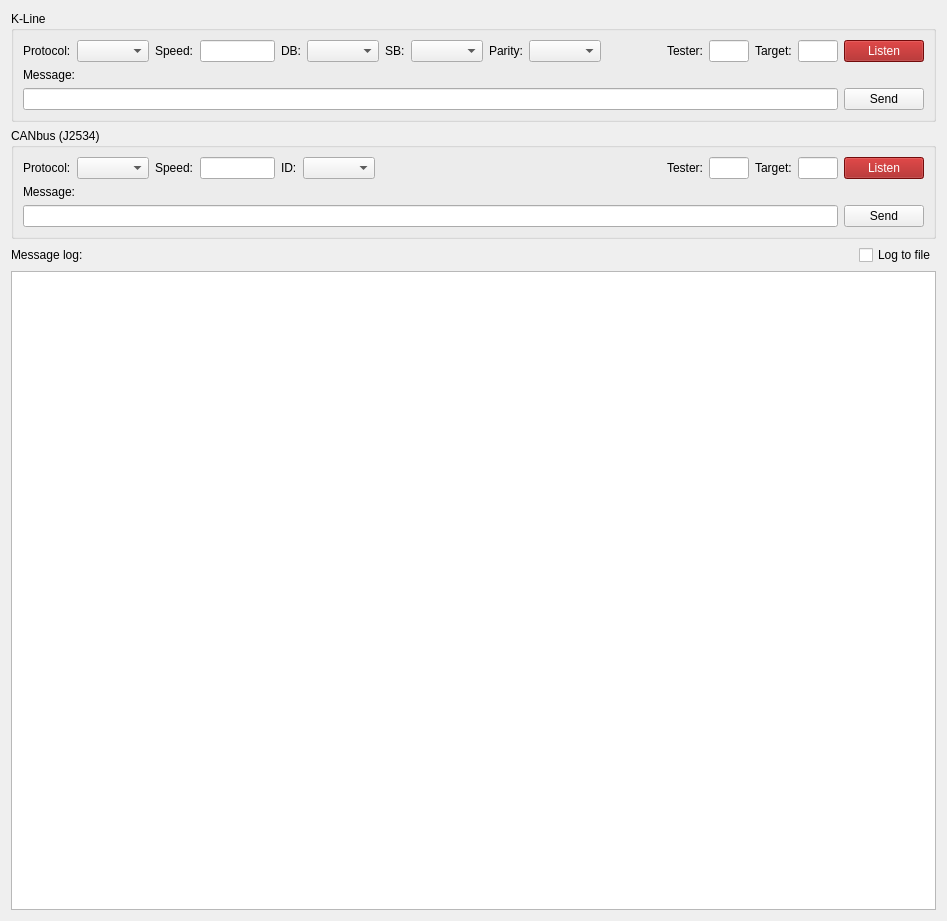
<?xml version="1.0" encoding="UTF-8"?>
<ui version="4.0">
 <class>DataTerminal</class>
 <widget class="QWidget" name="DataTerminal">
  <property name="windowModality">
   <enum>Qt::ApplicationModal</enum>
  </property>
  <property name="geometry">
   <rect>
    <x>0</x>
    <y>0</y>
    <width>947</width>
    <height>921</height>
   </rect>
  </property>
  <property name="windowTitle">
   <string>Form</string>
  </property>
  <layout class="QGridLayout" name="gridLayout">
   <item row="0" column="0">
    <layout class="QVBoxLayout" name="verticalLayout">
     <item>
      <layout class="QVBoxLayout" name="verticalLayout_2"/>
     </item>
     <item>
      <layout class="QHBoxLayout" name="horizontalLayout_2">
       <item>
        <widget class="QGroupBox" name="groupBox">
         <property name="title">
          <string>K-Line</string>
         </property>
         <layout class="QHBoxLayout" name="horizontalLayout_4">
          <item>
           <layout class="QVBoxLayout" name="verticalLayout_4">
            <item>
             <layout class="QHBoxLayout" name="horizontalLayout_11">
              <item>
               <widget class="QLabel" name="label">
                <property name="text">
                 <string>Protocol:</string>
                </property>
               </widget>
              </item>
              <item>
               <widget class="QComboBox" name="klineProtocol">
                <property name="toolTip">
                 <string>K-Line protocol</string>
                </property>
               </widget>
              </item>
              <item>
               <widget class="QLabel" name="label_2">
                <property name="text">
                 <string>Speed:</string>
                </property>
               </widget>
              </item>
              <item>
               <widget class="QLineEdit" name="klineBaudRate">
                <property name="sizePolicy">
                 <sizepolicy hsizetype="Fixed" vsizetype="Fixed">
                  <horstretch>0</horstretch>
                  <verstretch>0</verstretch>
                 </sizepolicy>
                </property>
                <property name="minimumSize">
                 <size>
                  <width>75</width>
                  <height>0</height>
                 </size>
                </property>
                <property name="maximumSize">
                 <size>
                  <width>75</width>
                  <height>16777215</height>
                 </size>
                </property>
                <property name="toolTip">
                 <string>K-Line baudrate</string>
                </property>
               </widget>
              </item>
              <item>
               <widget class="QLabel" name="label_3">
                <property name="text">
                 <string>DB:</string>
                </property>
               </widget>
              </item>
              <item>
               <widget class="QComboBox" name="klineDataBits">
                <property name="toolTip">
                 <string>Data bits</string>
                </property>
               </widget>
              </item>
              <item>
               <widget class="QLabel" name="label_4">
                <property name="text">
                 <string>SB:</string>
                </property>
               </widget>
              </item>
              <item>
               <widget class="QComboBox" name="klineStopBits">
                <property name="toolTip">
                 <string>Stop bits</string>
                </property>
               </widget>
              </item>
              <item>
               <widget class="QLabel" name="label_5">
                <property name="text">
                 <string>Parity:</string>
                </property>
               </widget>
              </item>
              <item>
               <widget class="QComboBox" name="klineParity">
                <property name="toolTip">
                 <string>Parity</string>
                </property>
               </widget>
              </item>
              <item>
               <spacer name="horizontalSpacer">
                <property name="orientation">
                 <enum>Qt::Horizontal</enum>
                </property>
                <property name="sizeHint" stdset="0">
                 <size>
                  <width>40</width>
                  <height>20</height>
                 </size>
                </property>
               </spacer>
              </item>
              <item>
               <widget class="QLabel" name="label_6">
                <property name="text">
                 <string>Tester:</string>
                </property>
               </widget>
              </item>
              <item>
               <widget class="QLineEdit" name="klineTesterId">
                <property name="sizePolicy">
                 <sizepolicy hsizetype="Fixed" vsizetype="Fixed">
                  <horstretch>0</horstretch>
                  <verstretch>0</verstretch>
                 </sizepolicy>
                </property>
                <property name="minimumSize">
                 <size>
                  <width>40</width>
                  <height>0</height>
                 </size>
                </property>
                <property name="maximumSize">
                 <size>
                  <width>40</width>
                  <height>16777215</height>
                 </size>
                </property>
                <property name="toolTip">
                 <string>K-Line tester ID</string>
                </property>
               </widget>
              </item>
              <item>
               <widget class="QLabel" name="label_7">
                <property name="text">
                 <string>Target:</string>
                </property>
               </widget>
              </item>
              <item>
               <widget class="QLineEdit" name="klineTargetId">
                <property name="sizePolicy">
                 <sizepolicy hsizetype="Fixed" vsizetype="Fixed">
                  <horstretch>0</horstretch>
                  <verstretch>0</verstretch>
                 </sizepolicy>
                </property>
                <property name="minimumSize">
                 <size>
                  <width>40</width>
                  <height>0</height>
                 </size>
                </property>
                <property name="maximumSize">
                 <size>
                  <width>40</width>
                  <height>16777215</height>
                 </size>
                </property>
                <property name="toolTip">
                 <string>K-Line target ID</string>
                </property>
               </widget>
              </item>
              <item>
               <widget class="QPushButton" name="klineListen">
                <property name="styleSheet">
                 <string notr="true">QPushButton{background-color:rgb(160, 16, 16); color:rgb(255,255,255);}
QPushButton:checked{background-color:rgb(16, 160, 16);}</string>
                </property>
                <property name="text">
                 <string>Listen</string>
                </property>
                <property name="checkable">
                 <bool>true</bool>
                </property>
               </widget>
              </item>
             </layout>
            </item>
            <item>
             <widget class="QLabel" name="label_15">
              <property name="text">
               <string>Message:</string>
              </property>
             </widget>
            </item>
            <item>
             <layout class="QHBoxLayout" name="horizontalLayout_12">
              <item>
               <widget class="QLineEdit" name="klineMsgToSend"/>
              </item>
              <item>
               <widget class="QPushButton" name="sendKlineMessage">
                <property name="text">
                 <string>Send</string>
                </property>
               </widget>
              </item>
             </layout>
            </item>
           </layout>
          </item>
         </layout>
        </widget>
       </item>
      </layout>
     </item>
     <item>
      <layout class="QHBoxLayout" name="horizontalLayout">
       <item>
        <widget class="QGroupBox" name="groupBox_2">
         <property name="title">
          <string>CANbus (J2534)</string>
         </property>
         <layout class="QHBoxLayout" name="horizontalLayout_3">
          <item>
           <layout class="QVBoxLayout" name="verticalLayout_3">
            <item>
             <layout class="QHBoxLayout" name="horizontalLayout_8">
              <item>
               <widget class="QLabel" name="label_8">
                <property name="text">
                 <string>Protocol:</string>
                </property>
               </widget>
              </item>
              <item>
               <widget class="QComboBox" name="canProtocol">
                <property name="toolTip">
                 <string>CANbus protocol</string>
                </property>
               </widget>
              </item>
              <item>
               <widget class="QLabel" name="label_9">
                <property name="text">
                 <string>Speed:</string>
                </property>
               </widget>
              </item>
              <item>
               <widget class="QLineEdit" name="canBaudRate">
                <property name="sizePolicy">
                 <sizepolicy hsizetype="Fixed" vsizetype="Fixed">
                  <horstretch>0</horstretch>
                  <verstretch>0</verstretch>
                 </sizepolicy>
                </property>
                <property name="minimumSize">
                 <size>
                  <width>75</width>
                  <height>0</height>
                 </size>
                </property>
                <property name="maximumSize">
                 <size>
                  <width>75</width>
                  <height>16777215</height>
                 </size>
                </property>
                <property name="toolTip">
                 <string>CANbus baudrate</string>
                </property>
               </widget>
              </item>
              <item>
               <widget class="QLabel" name="label_10">
                <property name="text">
                 <string>ID:</string>
                </property>
               </widget>
              </item>
              <item>
               <widget class="QComboBox" name="canIdLength">
                <property name="toolTip">
                 <string>CANbus frame ID length</string>
                </property>
               </widget>
              </item>
              <item>
               <spacer name="horizontalSpacer_2">
                <property name="orientation">
                 <enum>Qt::Horizontal</enum>
                </property>
                <property name="sizeHint" stdset="0">
                 <size>
                  <width>40</width>
                  <height>20</height>
                 </size>
                </property>
               </spacer>
              </item>
              <item>
               <widget class="QLabel" name="label_11">
                <property name="text">
                 <string>Tester:</string>
                </property>
               </widget>
              </item>
              <item>
               <widget class="QLineEdit" name="canTesterId">
                <property name="sizePolicy">
                 <sizepolicy hsizetype="Fixed" vsizetype="Fixed">
                  <horstretch>0</horstretch>
                  <verstretch>0</verstretch>
                 </sizepolicy>
                </property>
                <property name="minimumSize">
                 <size>
                  <width>40</width>
                  <height>0</height>
                 </size>
                </property>
                <property name="maximumSize">
                 <size>
                  <width>40</width>
                  <height>16777215</height>
                 </size>
                </property>
                <property name="toolTip">
                 <string>CANbus tester ID</string>
                </property>
               </widget>
              </item>
              <item>
               <widget class="QLabel" name="label_12">
                <property name="text">
                 <string>Target:</string>
                </property>
               </widget>
              </item>
              <item>
               <widget class="QLineEdit" name="canTargetId">
                <property name="sizePolicy">
                 <sizepolicy hsizetype="Fixed" vsizetype="Fixed">
                  <horstretch>0</horstretch>
                  <verstretch>0</verstretch>
                 </sizepolicy>
                </property>
                <property name="minimumSize">
                 <size>
                  <width>40</width>
                  <height>0</height>
                 </size>
                </property>
                <property name="maximumSize">
                 <size>
                  <width>40</width>
                  <height>16777215</height>
                 </size>
                </property>
                <property name="toolTip">
                 <string>CANbus target ID</string>
                </property>
               </widget>
              </item>
              <item>
               <widget class="QPushButton" name="canListen">
                <property name="styleSheet">
                 <string notr="true">QPushButton{background-color:rgb(160, 16, 16); color:rgb(255,255,255);}
QPushButton:checked{background-color:rgb(16, 160, 16);}</string>
                </property>
                <property name="text">
                 <string>Listen</string>
                </property>
                <property name="checkable">
                 <bool>true</bool>
                </property>
               </widget>
              </item>
             </layout>
            </item>
            <item>
             <widget class="QLabel" name="label_14">
              <property name="text">
               <string>Message:</string>
              </property>
             </widget>
            </item>
            <item>
             <layout class="QHBoxLayout" name="horizontalLayout_9">
              <item>
               <widget class="QLineEdit" name="canMsgToSend"/>
              </item>
              <item>
               <widget class="QPushButton" name="sendCanMessage">
                <property name="text">
                 <string>Send</string>
                </property>
               </widget>
              </item>
             </layout>
            </item>
           </layout>
          </item>
         </layout>
        </widget>
       </item>
      </layout>
     </item>
     <item>
      <layout class="QHBoxLayout" name="horizontalLayout_5"/>
     </item>
     <item>
      <layout class="QHBoxLayout" name="horizontalLayout_6">
       <item>
        <widget class="QLabel" name="label_13">
         <property name="text">
          <string>Message log:</string>
         </property>
        </widget>
       </item>
       <item>
        <widget class="QCheckBox" name="checkBox">
         <property name="sizePolicy">
          <sizepolicy hsizetype="Maximum" vsizetype="Fixed">
           <horstretch>0</horstretch>
           <verstretch>0</verstretch>
          </sizepolicy>
         </property>
         <property name="text">
          <string>Log to file</string>
         </property>
        </widget>
       </item>
      </layout>
     </item>
     <item>
      <widget class="QTextEdit" name="text_edit">
       <property name="minimumSize">
        <size>
         <width>800</width>
         <height>600</height>
        </size>
       </property>
       <property name="font">
        <font>
         <family>DejaVu Sans Mono</family>
        </font>
       </property>
      </widget>
     </item>
    </layout>
   </item>
  </layout>
 </widget>
 <resources/>
 <connections/>
</ui>
